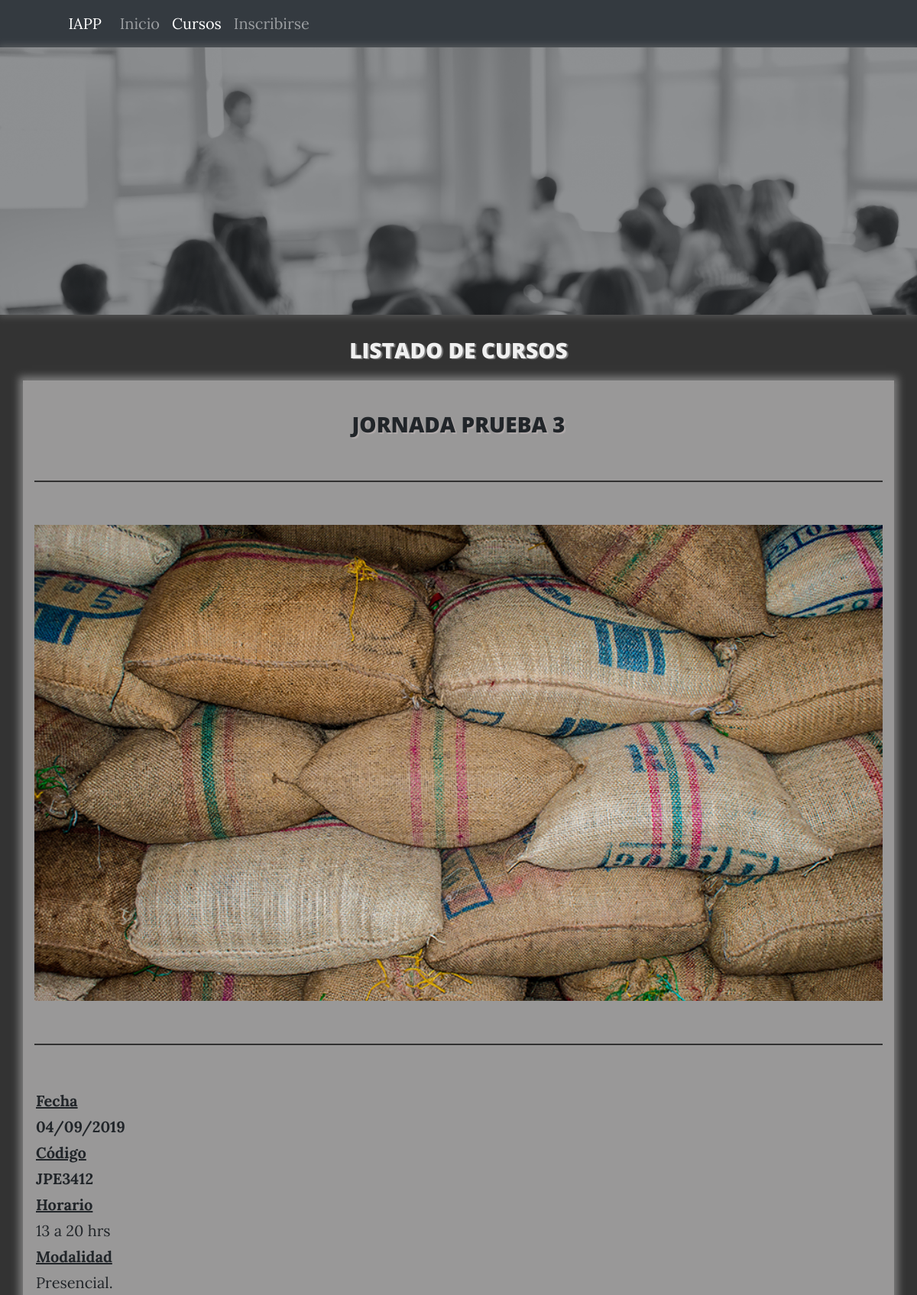
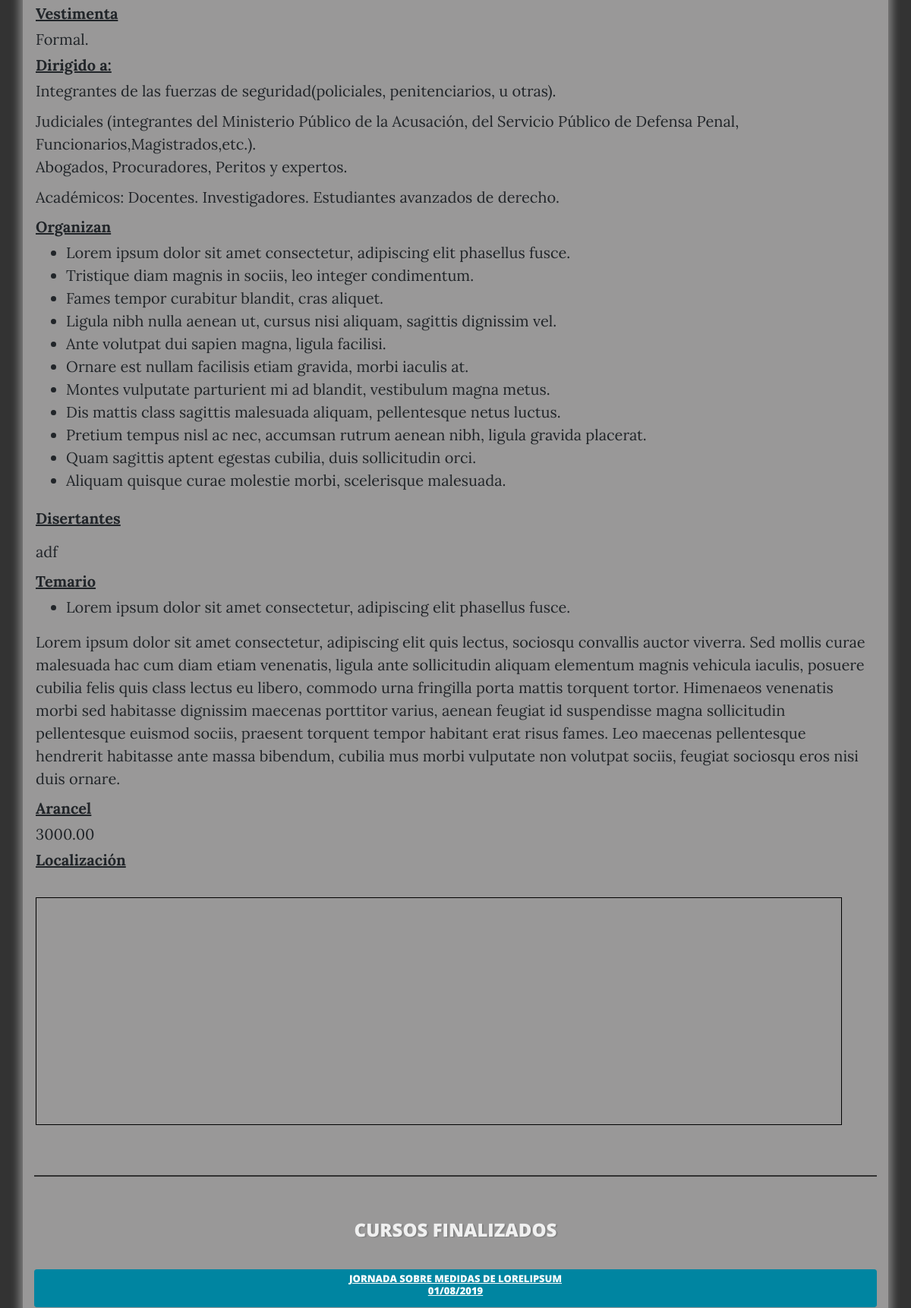
The page /pages/ (upper part) on the database its author committed (2 pictures, top to bottom).
### pages/models.py (models this page shows, shortened)
class Page(models.Model):
    headerimg = models.ImageField(verbose_name="Imagen", upload_to="projects", null=True, blank=True, help_text="ATENCION!! ASEGURARSE QUE LA IMAGEN NO SUPERA LOS 710px DE ALTURA PARA GUARDAR LA PROPORCIONALIDAD.")
    title = models.CharField(verbose_name="Título", max_length=200)
    codigo = models.CharField(verbose_name="Código", max_length=8)
    fechacurso = models.DateField(verbose_name="Fecha")
    horacurso = models.CharField(verbose_name="Horario", max_length=200,)
    content = RichTextField(verbose_name="Organizan")
    temariocurso = RichTextField(verbose_name="Temario")
    disertantescurso = RichTextField(verbose_name="Disertantes")
    arancelcurso= models.DecimalField(verbose_name="Arancel $", max_digits=6, decimal_places=2, help_text="Solo 2 decimales si corresponde y usar la coma no el punto")
    localizacioncurso= models.CharField(verbose_name="Localizacion (Coordenadas)", max_length=400, help_text=msj)
    order = models.SmallIntegerField(verbose_name="Orden", default=0)
    created = models.DateTimeField(auto_now_add=True, verbose_name="Fecha de creación")
    updated = models.DateTimeField(auto_now=True, verbose_name="Fecha de edición")
    class Meta:
        verbose_name = "curso"
        verbose_name_plural = "cursos"
        ordering = ['-fechacurso']

### pages/views.py (the view)
# urls.py: path('', PageListView.as_view(), name='pages'),
class PageListView(ListView):
    model = Page

### pages/templates/pages/page_list.html (shortened to what this page needs)
{% extends 'core/base.html' %}
{% load static %}
{% block background %}{% load static %}{% static 'core/img/curso.png' %}{% endblock %}
{% block content %}
<br>
<center><STRONG><UNDERLINE><h3 style="text-shadow: 2px 1px 1px gray;color:#f0f0f0";>LISTADO DE CURSOS<br></h3></UNDERLINE></STRONG></center>
<main role="main" style="background-color:#333333;">
          {% load user_agents %}
          {% if request|is_mobile or request|is_tablet %}
              <div align="center" class="container mt-1" style="width:95%;background-color:#999898;box-shadow: 0 0 10px 5px grey;">
          {% else %}
              <div align="center" class="container mt-1" style="width:65%;background-color:#999898;box-shadow: 0 0 10px 5px grey;">
          {% endif %}
    {% for page in page_list|dictsort:"fechacurso" reversed %}
      <div  class="row">
          {% load user_agents %}
          {% if request|is_mobile or request|is_tablet %}
            <div class="col-md-12 mt-2 mx-auto">
          {% else %}
            <div class="col-md-11 mt-2 mx-auto">
          {% endif %}
            {% if forloop.counter == 1 %}
               {% load user_agents %}
               {% if request|is_mobile or request|is_tablet %}
                <h3 STYLE="text-shadow: 2px 2px 1px #b0aaaa;" align="center" class="mb-4"><br>{{page.title|upper|truncatechars:62}}</h3>
                {% else %}
                                <h3 STYLE="text-shadow: 2px 2px 1px #b0aaaa;" align="center" class="mb-4"><br>{{page.title|upper|truncatechars:40}}</h3>
                {% endif %}
                <hr>
            {% else %}
                {% if forloop.counter == 2 %} <hr><center><STRONG><UNDERLINE><h4 style="text-shadow: 2px 1px 1px gray;color:#f0f0f0";>CURSOS FINALIZADOS</h4></UNDERLINE></STRONG></center> <br>{% endif %}
                    {% if forloop.counter >= 2 %}
                         {% load user_agents %}
                        {% if request|is_mobile or request|is_tablet %}
                         <a class="btn btn-primary btn-sm btn-block" href="{% url 'pages:page' page.id page.title|slugify %}"><h6 align="center" style="text-decoration: underline;font-size:small;">{{page.title|upper|truncatechars:38}}<br>{{page.fechacurso|date:"d/m/Y"}}</h6></a>
                    {% else %}
                        <a class="btn btn-primary btn-sm btn-block" href="{% url 'pages:page' page.id page.title|slugify %}"><h4 align="center" style="text-decoration: underline;font-size:large;">{{page.title|upper|truncatechars:57}}<br>{{page.fechacurso|date:"d/m/Y"}}</h4></a>
                    {% endif %}
                {% endif %}
            {% endif %}
            {% if forloop.counter == 1 %}
              {% if page.headerimg %}
                        <img class="" width="100%" height="auto" src="{{page.headerimg.url}}"  alt=""><hr>
                {% endif %}
                <table  cellpadding="2">
		          {% if forloop.counter == 1 %}
                    <tr>
                        <td style="text-decoration: underline;"><strong>Fecha</strong></td>
                    </tr>
                    <tr>
                        <td><strong>{{page.fechacurso|date:"d/m/Y"}}</strong></td>
                    </tr>
              	  {% endif %}
		          {% if forloop.counter == 1 %}
                    <tr>
                        <td style="text-decoration: underline;"><strong>Código</strong></td>
                    </tr>
                    <tr>
                        <td><strong>{{page.codigo|upper}}</strong></td>
                    </tr>
              	  {% endif %}
                  <tr>
                    <td style="text-decoration: underline;"><strong>Horario</strong></td>
                  </tr>
                  <tr>
                    <td>{{page.horacurso}}</strong></td>
                  </tr>
                  <tr>
                    <td style="text-decoration: underline;"><strong>Modalidad</strong></td>
                  </tr>
                  <tr>
                    <td>Presencial.</td>
                  </tr>
                  <tr>
                    <td style="text-decoration: underline;"><strong>Vestimenta</strong></td>
                  </tr>
                  <tr>
                    <td>Formal.</td>
                  </tr>
                  <tr>
                    <td valign="top" style="text-decoration: underline;"><strong>Dirigido a:</strong></td>
                  </tr>
                  <tr>
                    <td width="30%" >Integrantes de las fuerzas de seguridad(policiales, penitenciarios, u otras).</br>
                      <p>Judiciales (integrantes del Ministerio Público de la Acusación, del Servicio Público de Defensa Penal, 				Funcionarios,Magistrados,etc.).</br>
                        Abogados, Procuradores, Peritos y expertos.
                      </p>
                      <p>
                        Académicos: Docentes. Investigadores. Estudiantes avanzados de derecho.
                      </p>
                    </td>
                  </tr>
                  <tr>
                    <td valign="top"  style="text-decoration: underline;"><strong>Organizan</strong></td>
                  </tr>
                  <tr>
                    <td>{{page.content|safe}}</td>
                  </tr>
                  <tr>
                    <td valign="top"  style="text-decoration: underline;"><strong>Disertantes</strong></td>
                  </tr>
                  <tr>
                    <td>{{page.disertantescurso|safe}}</td>
                  </tr>
                  <tr>
                    <td valign="top"  style="text-decoration: underline;"><strong>Temario</strong></td>
                  </tr>
                  <tr>
                    <td>{{page.temariocurso|safe}}</td>
                  </tr>
                  <tr>
                    <td valign="top"  style="text-decoration: underline;"><strong>Arancel</strong></td>
                  </tr>
                  <tr>
                    <td>{{page.arancelcurso}}</td>
                  </tr>
                  <tr>
                    <td style="text-decoration: underline;"  valign="top"><strong>Localización</strong></td>
                  </tr>
                  <tr>
                    <td align="left"><br><div id="map" style="width: 96%; height: 300px; border: 1px solid black;"></div></td>
                  </tr>
                </table>
            {% endif %}
        </div>
      </div>
    {% endfor %}
   </div>
</main>
{% endblock %}

### core/templates/core/base.html (shortened to what this page needs)
<!DOCTYPE html>
<html lang="es">
  <head>
    {% load static %}
    <link href="{% static 'core/vendor/bootstrap/css/bootstrap.min.css' %}" rel="stylesheet">
    <link href="{% static 'core/vendor/font-awesome/css/font-awesome.min.css' %" rel="stylesheet" type="text/css">
    <link href="{% static 'core/css/clean-blog.min.css' %}" rel="stylesheet">
  </head>
  <body>
      <nav class="navbar navbar-expand-lg navbar-dark bg-dark">
        <div class="container">
          <a class="navbar-brand" href="{% url 'home' %}">IAPP</a>
          <div class="collapse navbar-collapse" id="ned">
            <ul class="navbar-nav mr-auto">
              <li class="nav-item {% if request.path == '/' %}active{% endif %}">
                <a class="nav-link" href="{% url 'home' %}" >Inicio</a>
              </li>
              <li class="nav-item {% if request.path == '/pages/' %}active{% endif %}">
                <a class="nav-link" href="{% url 'pages:pages' %}">Cursos</a>
              </li>
              <li class="nav-item {% if request.path == '/profiles/' %}active{% endif %}">
                <a class="nav-link" href="{% url 'upersonas:plist' %}">Inscribirse</a>
              </li>
            </ul>
          </div>
        </div>
      </nav>
      <header class="masthead" style="background-image: url('{% block background %}{% endblock %}')">
      <div class="overlay" style="box-shadow: 0 0 10px 2px grey;"></div>
      <div class="container" >
        <div class="row">
          <div class="col-lg-6 col-md-10 mx-auto" >
            <div class="site-heading" >
            </div>
          </div>
        </div>
      </div>
    </header>
      {% block content %}{% endblock %}
  </body>
</html>

### rows shown on the page
Page: title "JORNADA PRUEBA 3", headerimg (picture), fechacurso "04/09/2019", codigo "JPE3412", horacurso "13 a 20 hrs", content "Lorem ipsum dolor sit amet consectetur, adipiscing elit phasellus fusce. Tristique diam magnis in sociis, leo integer condimentum. Fames tempor curabitur blandit, cras aliquet. Ligula nibh nulla aenean ut, cursus nisi aliquam, sagittis dignissim vel. Ante volutpat dui sapien magna, ligula facilisi. Ornare est nullam facilisis etiam gravida, morbi iaculis at. Montes vulputate parturient mi ad blandit, vestibulum magna metus. Dis mattis class sagittis malesuada aliquam, pellentesque netus luctus. Pretium tempus nisl ac nec, accumsan rutrum aenean nibh, ligula gravida placerat. Quam sagittis aptent egestas cubilia, duis sollicitudin orci. Aliquam quisque curae molestie morbi, scelerisque…", disertantescurso "adf", temariocurso "Lorem ipsum dolor sit amet consectetur, adipiscing elit phasellus fusce. Lorem ipsum dolor sit amet consectetur, adipiscing elit quis lectus, sociosqu convallis auctor viverra. Sed mollis curae malesuada hac cum diam etiam venenatis, ligula ante sollicitudin aliquam elementum magnis vehicula iaculis, posuere cubilia felis quis class lectus eu libero, commodo urna fringilla porta mattis torquent tortor. Himenaeos venenatis morbi sed habitasse dignissim maecenas porttitor varius, aenean feugiat id suspendisse magna sollicitudin pellentesque euismod sociis, praesent torquent tempor habitant erat risus fames. Leo maecenas pellentesque hendrerit habitasse ante massa bibendum, cubilia mus morbi…", arancelcurso "3000.00"
Page: shows "CURSOS FINALIZADOS", title "JORNADA SOBRE MEDIDAS DE LORELIPSUM", fechacurso "01/08/2019"
